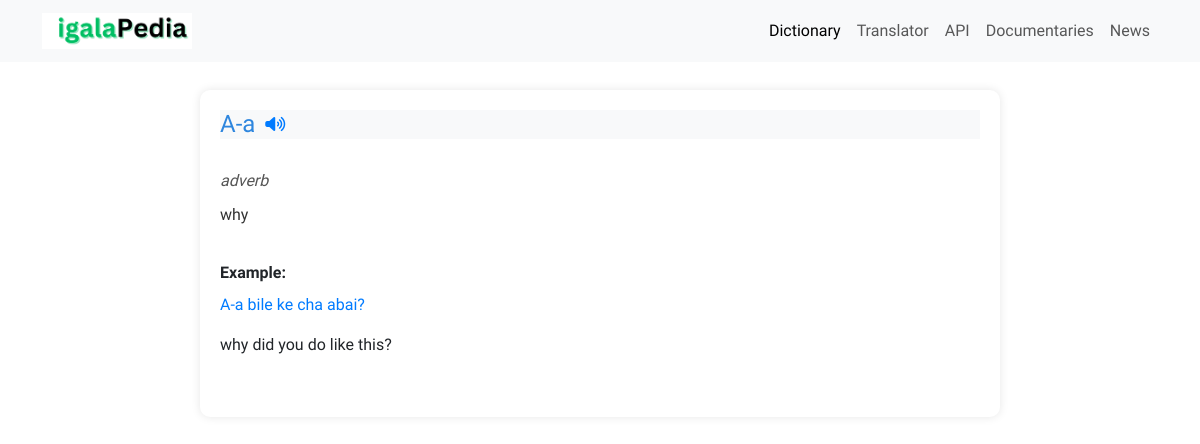
Page /dictionary/single-word/a-a/ on the committed database.
### dictionary/models.py (models this page shows, shortened)
class Words(models.Model):
    word = models.CharField(max_length=100)
    pronunciation = models.FileField(upload_to='word_sounds/', blank=True, null=True)
    dialects = models.CharField(max_length=200, blank=True, null=True)
    related_terms = models.CharField(max_length=200, null=True, blank=True)
    slug = models.SlugField(unique=True, max_length=100, blank=True)
    class Meta:
        verbose_name = "Word"

class Meaning(models.Model):
    word = models.ForeignKey(Words, related_name='meanings', on_delete=models.CASCADE)
    meaning = models.CharField(max_length=200)
    part_of_speech = models.ForeignKey(PartOfSpeech, on_delete=models.CASCADE)
    examples = models.ManyToManyField(Example)

class PartOfSpeech(models.Model):
    name = models.CharField(max_length=100)

class Example(models.Model):
    igala_example = models.CharField(max_length=200)
    english_meaning = models.CharField(max_length=200)

### dictionary/views.py (the view)
# urls.py: path('single-word/<slug:slug>/', views.singleword, name='single-word')
def singleword(request, slug):
    single_words = get_object_or_404(Words, slug=slug)
    context = {"single_words":single_words}
    return render(request, "dictionary/single_word.html", context)

### dictionary/templates/dictionary/single_word.html (shortened to what this page needs)
{% extends 'main.html' %} {% block content %}
<div class="single-word-container">
  {% for meaning in single_words.meanings.all %}
  <div class="single-word">
    <h2>{{ single_words.word }}</h2>
    <i class="fas fa-volume-up volume-icon"></i>
  </div>
  <div class="part-of-speech">{{ meaning.part_of_speech.name }}</div>
  <div class="word-meaning">{{ meaning.meaning }}</div>
  <br>
  <p class="example-heading">Example:</p>
  {% for example in meaning.examples.all %}
  <div class="word-example">
    <p><span class="igala-word">{{ example.igala_example }}</span></p>
    <p>{{ example.english_meaning }}</p>
  </div>
  {% endfor %}
    <br>
  {% endfor %}
</div>
    {% endblock content %}

### static/styles/main.css (style rules this page uses)
* { padding: 0; margin: 0; box-sizing: border-box; list-style: none; text-decoration: none; font-family: Chivo, Cambria, Cochin, Georgia, Times, 'Times New Roman', serif; }
body { background: #E3E9F7; }
.single-word { background-color: #f8f9fa; }
.single-word-container { max-width: 800px; margin: 90px auto; padding: 20px; background-color: #fff; border-radius: 10px; box-shadow: 0 0 10px rgba(0, 0, 0, 0.1); }
.single-word { display: flex; align-items: center; margin-bottom: 30px; }
.single-word h2 { margin: 0; font-size: 24px; color: #2e86de; }
.single-word .volume-icon { margin-left: 10px; color: #007bff; cursor: pointer; }
.part-of-speech { font-style: italic; color: #555; margin-bottom: 10px; }
.example-heading { font-weight: bold; margin-bottom: 0.5em; }
.word-meaning { color: #333; margin-bottom: 10px; }
.word-example { margin-bottom: 5px; }
.word-example .igala-word { color: #007bff; }

### rows in the picture
Meaning: part_of_speech.name "adverb", meaning "why"
Words: word "A-a"
Example: igala_example "A-a bile ke cha abai?", english_meaning "why did you do like this?"
